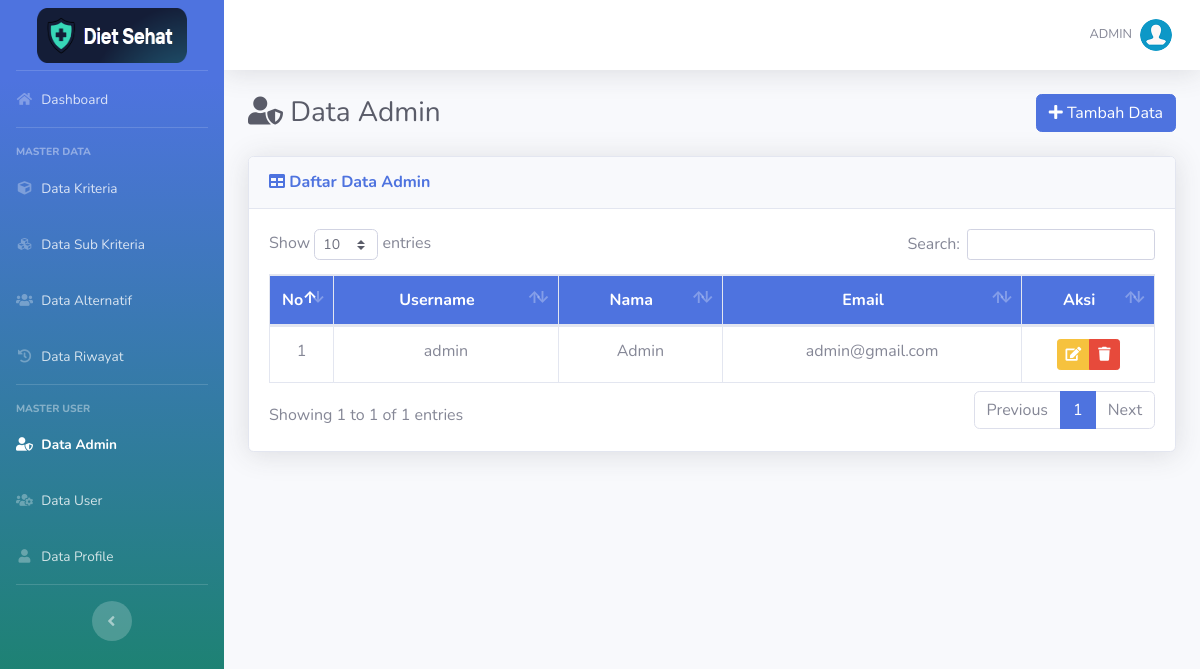
The app's page /list-admin.php (signed in) with its own data.
### tables this page shows
CREATE TABLE `user` (
  `id_user` int(5) NOT NULL,
  `username` varchar(16) NOT NULL,
  `password` varchar(50) NOT NULL,
  `nama` varchar(70) NOT NULL,
  `email` varchar(50) DEFAULT NULL,
  `role` char(1) NOT NULL
);

### list-admin.php (the view, shortened to what this page needs)
<?php require_once('includes/init.php'); ?>
<?php
require_once('template/header.php');
?>
<div class="d-sm-flex align-items-center justify-content-between mb-4">
    <h1 class="h3 mb-0 text-gray-800"><i class="fas fa-fw fa-user-shield"></i> Data Admin</h1>
    <a href="tambah-admin.php" class="btn btn-success"> <i class="fa fa-plus"></i> Tambah Data </a>
</div>
<div class="card shadow mb-4">
    <div class="card-header py-3">
        <h6 class="m-0 font-weight-bold text-success"><i class="fa fa-table"></i> Daftar Data Admin</h6>
    </div>
    <div class="card-body">
		<div class="table-responsive">
			<table class="table table-bordered" id="dataTable" width="100%" cellspacing="0">
				<thead class="bg-success text-white">
					<tr align="center">
						<th width="5%">No</th>
						<th>Username</th>
						<th>Nama</th>
						<th>Email</th>
						<th width="15%">Aksi</th>
					</tr>
				</thead>
				<tbody>
				<?php
				$no=0;
				$query = mysqli_query($koneksi,"SELECT * FROM user WHERE role='1';");
				while($data = mysqli_fetch_array($query)):
				$no++;
				?>
					<tr align="center">
						<td><?php echo $no; ?></td>
						<td><?php echo $data['username']; ?></td>
						<td><?php echo $data['nama']; ?></td>
						<td><?php echo $data['email']; ?></td>
						<td>
							<div class="btn-group" role="group">
								<a data-toggle="tooltip" data-placement="bottom" title="Edit Data" href="edit-admin.php?id=<?php echo $data['id_user']; ?>" class="btn btn-warning btn-sm"><i class="fa fa-edit"></i></a>
								<a  data-toggle="tooltip" data-placement="bottom" title="Hapus Data" href="hapus-admin.php?id=<?php echo $data['id_user']; ?>" onclick="return confirm ('Apakah anda yakin untuk meghapus data ini')" class="btn btn-danger btn-sm"><i class="fa fa-trash"></i></a>
							</div>
						</td>
					</tr>
				<?php endwhile; ?>
				</tbody>
			</table>
		</div>
	</div>
</div>
<?php
require_once('template/footer.php');
?>

### records on screen
user: username "admin", nama "Admin", email "admin@gmail.com"

### other values on screen
$_SESSION['nama'] "ADMIN"
